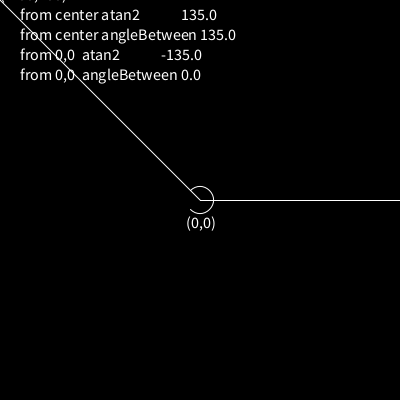
Frame 1 (no input)
Frame 60 (the mouse pressed at the canvas centre just before this capture): identical to frame 1, image omitted
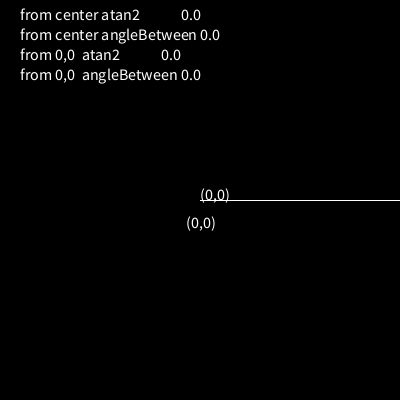
Frame 120 (the mouse held since frame 60 and released just before this capture)

The Processing sketch that drew these frames (run headless with seeded random() and noise(); from frame 60 on, the mouse is pressed at the canvas centre):

// Processing sketch: display_angle
// ── display_angle.pde
PVector mouseV;
PVector xLine;
PVector centerPoint;
float angle, angle2;
float angBtwn, angBtwn2;
void setup()
{
	size(400, 400);
	centerPoint = new PVector(width / 2, height / 2);
	background(0);
	stroke(255);
	fill(255);
	textSize(16);
}
void draw()
{
	background(0);
	text("(0,0)", centerPoint.x - 14, centerPoint.y + 28);
	mouseV = new PVector(mouseX, mouseY);
	xLine = new PVector(width, height / 2);
	//calculate vectors starting from center dot towards x axis and mouse pos
	//and get angle between
	angBtwn = PVector.angleBetween(PVector.sub(xLine, centerPoint), PVector.sub(mouseV, centerPoint));
	angBtwn2 = PVector.angleBetween(mouseV, centerPoint);
	//mouse pos relative to center dot is mouseX - centerX, -mouseY + centerY
	//theta = atan2(y/x)
	angle = atan2(centerPoint.y - mouseY, mouseX - centerPoint.x);
	angle2 = atan2(mouseY - centerPoint.y, mouseX - centerPoint.x);
	text("(" + int(mouseX - centerPoint.x) + "," + int(centerPoint.y - mouseY) + ")", mouseX, mouseY);
	text("from center atan2             " + degrees(angle), 20, 20);
	text("from center angleBetween " + degrees(angBtwn), 20, 40);
	text("from 0,0  atan2             " + degrees(angle2), 20, 60);
	text("from 0,0  angleBetween " + degrees(angBtwn2), 20, 80);
	point(width / 2, height / 2);
	point(mouseX, mouseY);
	line(width / 2, height / 2, width, height / 2);
	line(centerPoint.x, centerPoint.y, mouseX, mouseY);
	noFill();
	arc(centerPoint.x, centerPoint.y, 28, 28, -angBtwn, angBtwn);
	fill(255);
}
